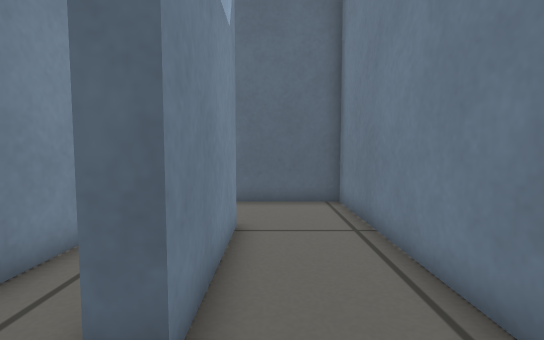
[1] (above)

20 first-person views from a walk through a Gazebo world. The camera is 0.39 m above the floor, tilts 4° down and sees 85° across. The floor is counted in squares, 0.2 m on a side. Each view is taken from the middle of a square. On the plan, view 1 faces up. The plan holds only what a view shows up to about 17 squares ahead; the rest is blank.

[2]
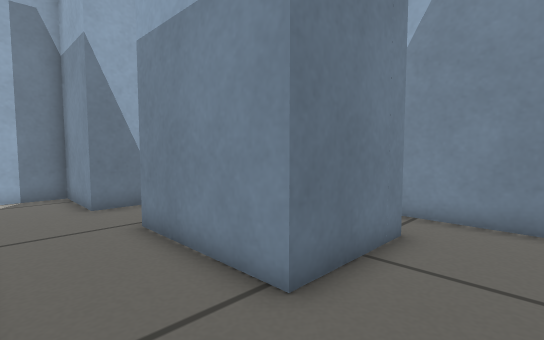

[3]
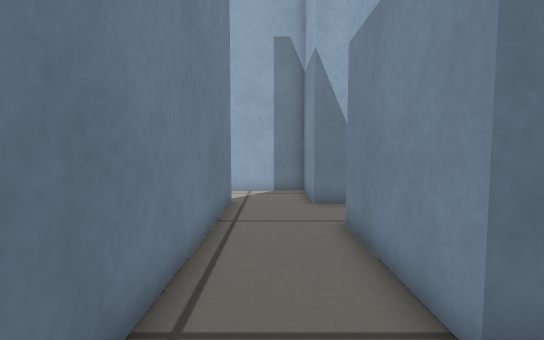

[4]
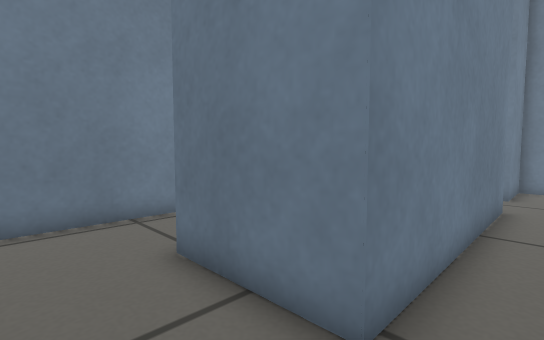

[5]
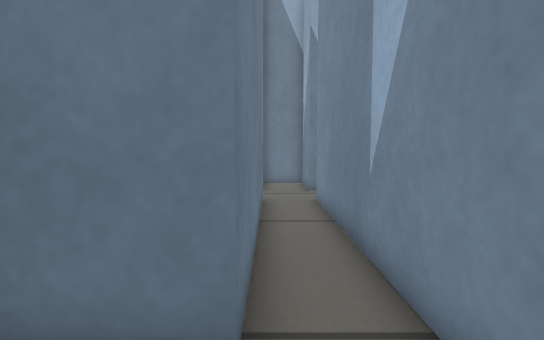

[6]
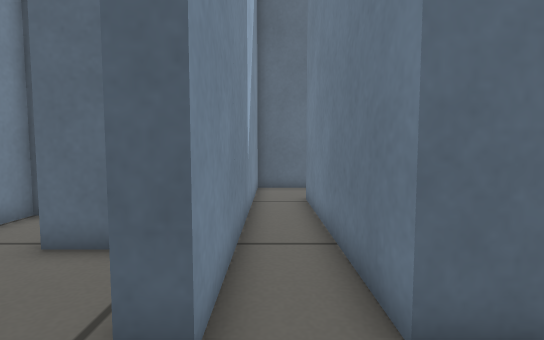

[7]
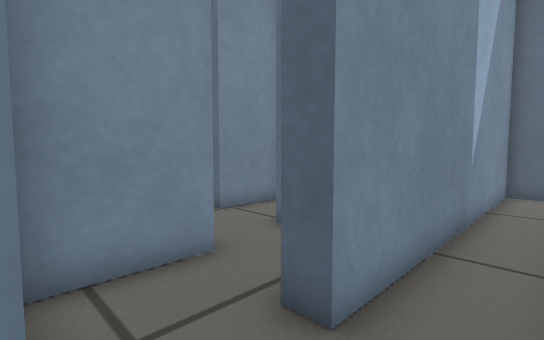

[8]
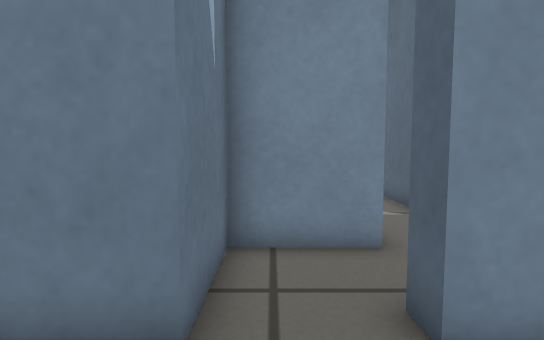

[9]
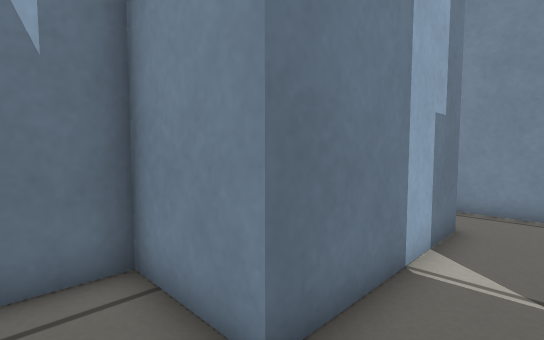

[10]
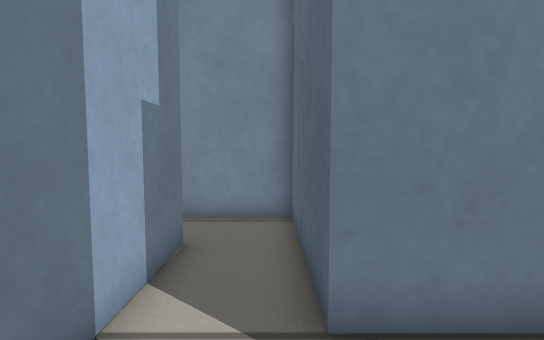

[11]
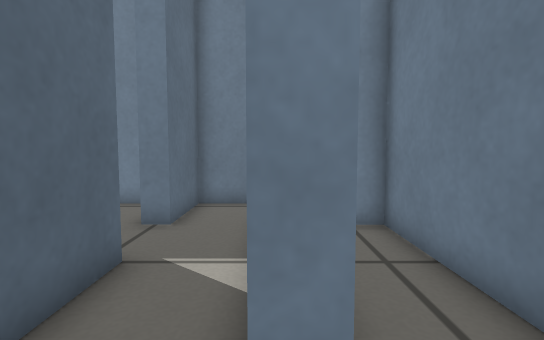

[12]
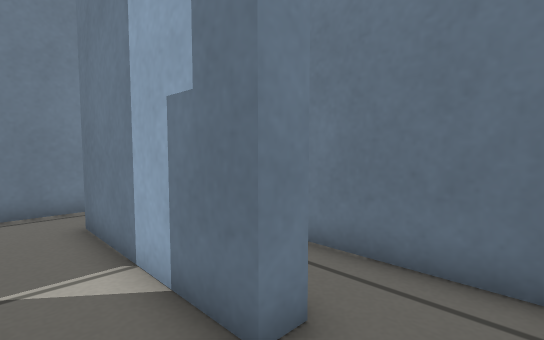

[13]
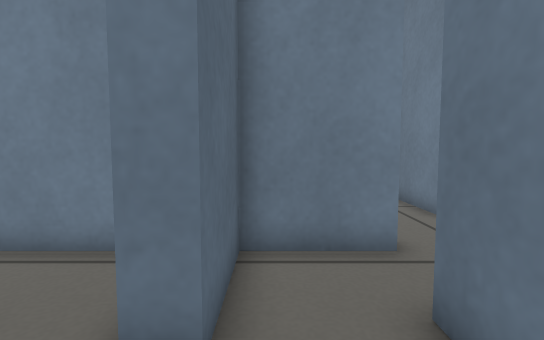

[14]
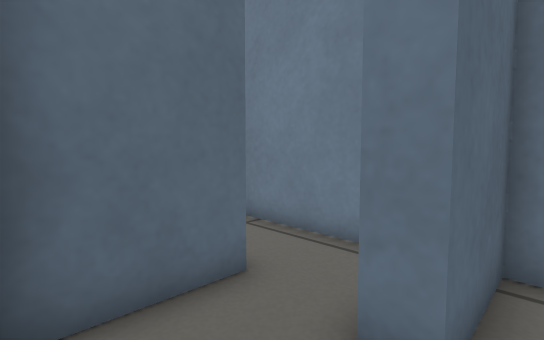

[15]
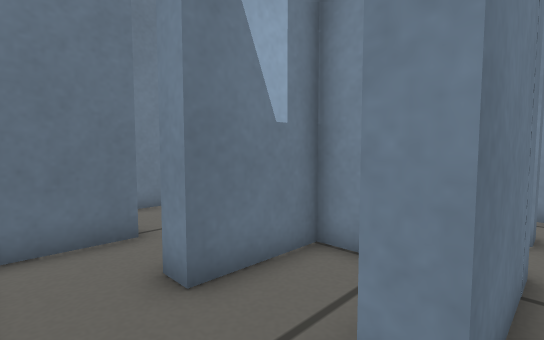

[16]
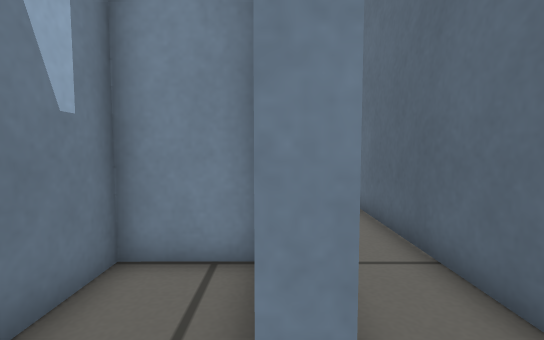

[17]
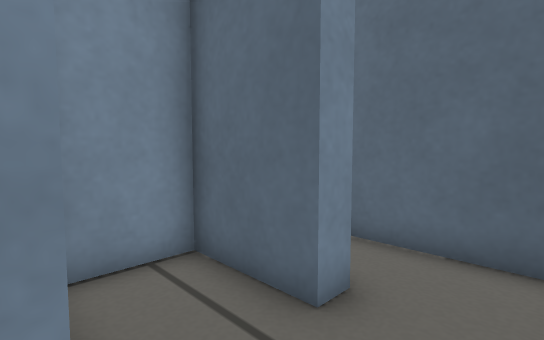

[18]
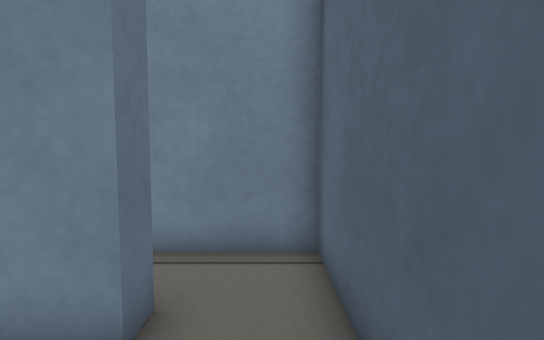

[19]
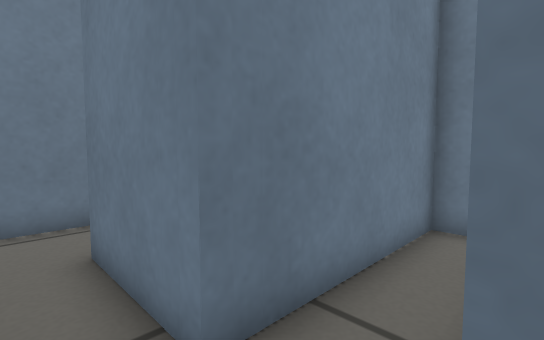

[20]
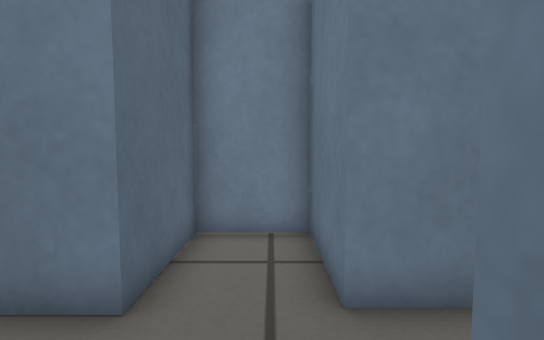

### Floor plan
Points are (right, up) in squares from view 1. A wall is a line through its corners. A room is listed if a view was taken in it or the views show most of it. See-through windows are left out.
Room 1 (views 1, 2, 3, 4, 5, 6, 7, 8)
walls: (-0.5, -0.5) (-0.5, -3.9) (3, -3.9); (2.5, -0.9) (2.5, 10.9) (-1.4, 10.9); (-4.2, 10.9) (-6.7, 10.9) (-6.7, -1.5); (-6.7, -3.9) (-6.7, -6.9) (-4.6, -6.9) (-4.6, -3.9) (-1.2, -3.9) (-1.2, -1.2) (-4.7, -1.2) (-4.7, 7.4) (-0.9, 7.4) (-0.9, 2.5)
ways out: opening at (-7, -2.5) to room 8; opening at (-1, 1); opening at (3, -2)
Room 2 (view 9)
walls: (-7.5, -0.5) (-7.5, 1.6) (-9.5, 1.6)
ways out: opening at (-10, 0.5) to room 3; opening at (-8.5, -1) to room 8
Room 3 (views 10, 12, 13, 14)
walls: (-13, 2.6) (-13, 1.6) (-18.5, 1.6) (-18.5, -0.6); (-16, -0.8) (-9.7, -0.8); (-9.5, 1.6) (-10.5, 1.6) (-10.5, 2.4)
ways out: opening at (-10, 0.5) to room 2; opening at (-17, -1) to room 4; opening at (-11.5, 2) to room 9
Room 4 (view 11)
walls: (-16, -1.6) (-16, -0.8); (-17.9, -3.9) (-10.5, -3.9) (-10.5, -3.1); (-18.5, -0.6) (-18.5, -1.6)
ways out: opening at (-17, -1) to room 3
Room 5 (views 15, 16, 18)
walls: (-15.7, 8.6) (-15.7, 7.4); (-8.1, 10.9) (-15.5, 10.9); (-7.5, 7.6) (-7.5, 9.8); (-13.7, 2.4) (-13.8, 8.6) (-10.1, 8.6) (-10.1, 7.9)
ways out: opening at (-9, 8) to room 6; opening at (-16, 9.5) to room 7
Room 6 (view 17)
walls: (-10.1, 7.9) (-13, 7.9) (-13, 5.3) (-10.1, 5.3) (-10.1, 4.6); (-7.5, 4.6) (-7.5, 7.6)
ways out: opening at (-9, 8) to room 5; opening at (-8.5, 5) to room 10
Room 7 (view 19)
walls: (-16.5, 8.6) (-15.7, 8.6); (-15.5, 10.9) (-18.5, 10.9) (-18.5, 7.6)
ways out: opening at (-16, 9.5) to room 5
Room 8 (view 20)
walls: (-7.5, -1.5) (-7.5, -0.5); (-6.6, -1.2) (-7.5, -1.2); (-9.7, -0.8) (-9.7, -3.9) (-6.7, -3.9)
ways out: opening at (-7, -2.5) to room 1; opening at (-8.5, -1) to room 2
Room 9 (no view inside)
walls: (-10.1, 4.6) (-13, 4.6) (-13, 2.6); (-10.5, 2.4) (-9.5, 2.4)
ways out: opening at (-11.5, 2) to room 3; opening at (-10, 3.5) to room 10
Room 10 (no view inside)
walls: (-7.5, 3.6) (-7.5, 4.6); (-9.5, 2.4) (-8.1, 2.4)
ways out: opening at (-8.5, 5) to room 6; opening at (-10, 3.5) to room 9

Positions as (right, up) in squares from view 1, and headings:
1: (0, 0), facing up
2: (2, 10), facing down-left
3: (1, 10), facing down
4: (-6, 10), facing down-right
5: (-5, 10), facing down
6: (-6, -4), facing up
7: (-5, -4), facing up-left
8: (-4, -3), facing left
9: (-8, 1), facing down-left
10: (-10, 1), facing left
11: (-18, -1), facing right
12: (-18, 1), facing down-right
13: (-13, 1), facing right
14: (-13, 1), facing up-right
15: (-8, 9), facing down-left
16: (-8, 8), facing left
17: (-8, 5), facing up-left
18: (-13, 10), facing left
19: (-16, 10), facing down-right
20: (-8, -3), facing right
